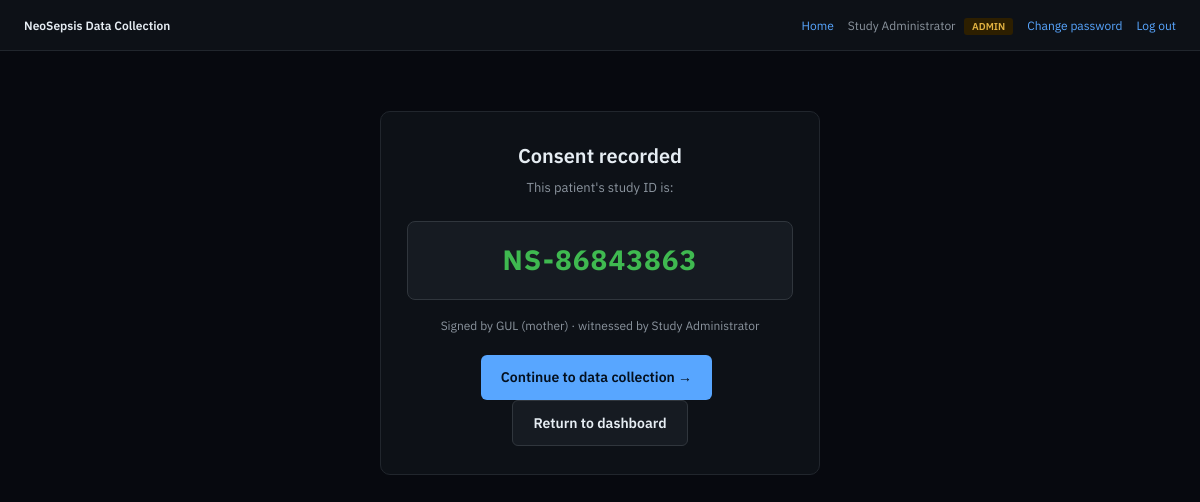
The page /consent/NS-86843863/done (signed in) on the database its author committed.
### models.py (models this page shows, shortened)
class User(UserMixin, db.Model):
    __tablename__ = "users"
    id = db.Column(db.Integer, primary_key=True)
    full_name = db.Column(db.String(120), nullable=False)
    username = db.Column(db.String(80), unique=True, nullable=False)
    password_hash = db.Column(db.String(255), nullable=False)
    role = db.Column(db.String(20), nullable=False, default="doctor")  # "doctor" or "admin"
    created_at = db.Column(db.DateTime, default=datetime.utcnow)
    def is_admin(self):
        return self.role == "admin"

class ConsentRecord(db.Model):
    __tablename__ = "consent_records"
    id = db.Column(db.Integer, primary_key=True)
    study_id = db.Column(db.String(20), unique=True, nullable=False, index=True)
    guardian_name = db.Column(db.String(200), nullable=False)
    guardian_contact = db.Column(db.String(200))
    relationship_to_infant = db.Column(db.String(80))
    consent_form_version = db.Column(db.String(20), nullable=False)
    signature_data = db.Column(db.Text, nullable=False)  # base64 PNG from signature pad
    consented_at = db.Column(db.DateTime, default=datetime.utcnow)
    witnessed_by_id = db.Column(db.Integer, db.ForeignKey("users.id"), nullable=False)
    witnessed_by = db.relationship("User")

### consent.py (the view)
@consent_bp.route("/<study_id>/done")
@login_required
def done(study_id):
    record = ConsentRecord.query.filter_by(study_id=study_id).first_or_404()
    return render_template("consent_done.html", record=record)

### app.py (called while the page is built)
def create_app():
    app = Flask(__name__)
    app.config.from_object(Config)
    db.init_app(app)
    login_manager.init_app(app)
    csrf.init_app(app)
    limiter.init_app(app)
    from auth import auth_bp
    from admin import admin_bp
    from consent import consent_bp
    from assessment import assessment_bp
    app.register_blueprint(auth_bp)
    app.register_blueprint(admin_bp)
    app.register_blueprint(consent_bp)
    app.register_blueprint(assessment_bp)
    @login_manager.user_loader
    def load_user(user_id):
        return User.query.get(int(user_id))
    @app.route("/")
    def index():
        if current_user.is_authenticated:
            return redirect(url_for("dashboard"))
        return redirect(url_for("auth.login"))
    @app.route("/dashboard")
    @login_required
    def dashboard():
        return render_template("dashboard.html")
    return app

### templates/consent_done.html (shortened to what this page needs)
{% extends "base.html" %}
{% block content %}
<div class="card" style="text-align:center">
  <h1>Consent recorded</h1>
  <p class="sub">This patient's study ID is:</p>
  <div style="font-size:28px;font-weight:700;letter-spacing:1px;color:var(--green);background:var(--surface2);border:1px solid var(--border2);border-radius:8px;padding:16px;margin:16px 0">
    {{ record.study_id }}
  </div>
  <p style="font-size:12px;color:var(--text2);margin-bottom:20px">
    Signed by {{ record.guardian_name }} ({{ record.relationship_to_infant }}) &middot;
    witnessed by {{ record.witnessed_by.full_name }}
  </p>
  <a class="btn" href="{{ url_for('assessment.history', study_id=record.study_id) }}">Continue to data collection &rarr;</a>
  <a class="btn btn-secondary" href="{{ url_for('dashboard') }}">Return to dashboard</a>
</div>
{% endblock %}

### templates/base.html (shortened to what this page needs)
<!DOCTYPE html>
<html lang="en">
<head>
<link rel="stylesheet" href="{{ url_for('static', filename='style.css') }}">
</head>
<body>
{% if current_user.is_authenticated %}
<div class="topbar">
  <div class="brand"><a href="{{ url_for('dashboard') }}" style="color:inherit;text-decoration:none">NeoSepsis Data Collection</a></div>
  <div class="who">
    <a href="{{ url_for('dashboard') }}">Home</a>
    <span>{{ current_user.full_name }} &nbsp;
      <span class="badge {{ 'admin' if current_user.is_admin() else 'doctor' }}">{{ current_user.role }}</span>
    </span>
    <a href="{{ url_for('auth.change_password') }}">Change password</a>
    <a href="{{ url_for('auth.logout') }}">Log out</a>
  </div>
</div>
{% endif %}
<div class="wrap {% block wrapclass %}{% endblock %}">
  {% block content %}{% endblock %}
</div>
</body>
</html>

### static/style.css (style rules this page uses)
:root { --bg:#07090f;--surface:#0d1117;--surface2:#161b22; --border:#21262d;--border2:#30363d; --text:#e6edf3;--text2:#8b949e;--text3:#484f58; --red:#f85149;--green:#3fb950;--amber:#e3b341;--accent:#58a6ff; --sans:'IBM Plex Sans',sans-serif; }
* { box-sizing:border-box;margin:0;padding:0 }
body { font-family:var(--sans);background:var(--bg);color:var(--text); min-height:100vh;font-size:15px;line-height:1.6; }
.topbar { display:flex;justify-content:space-between;align-items:center; padding:14px 24px;background:var(--surface);border-bottom:1px solid var(--border); }
.topbar .brand { font-weight:600;font-size:14px }
.topbar .who { font-size:12px;color:var(--text2);display:flex;align-items:center;gap:14px }
.topbar a { color:var(--accent);text-decoration:none;font-size:12px }
.wrap { max-width:480px;margin:60px auto;padding:0 20px }
.card { background:var(--surface);border:1px solid var(--border);border-radius:10px; padding:28px 26px; }
h1 { font-size:20px;font-weight:600;margin-bottom:6px }
.sub { color:var(--text2);font-size:13px;margin-bottom:22px }
button,.btn { display:inline-block;background:var(--accent);color:#04101f;font-weight:600; border:none;border-radius:6px;padding:11px 20px;font-size:14px;cursor:pointer; text-decoration:none;font-family:var(--sans); }
.btn-secondary { background:var(--surface2);color:var(--text);border:1px solid var(--border2) }
.badge { font-size:10px;padding:2px 8px;border-radius:3px;font-weight:600;text-transform:uppercase }
.badge.admin { background:#2d1f00;color:var(--amber) }

### rows shown on the page
User: full_name "Study Administrator", role "ADMIN", witnessed_by.full_name "Study Administrator"
ConsentRecord: study_id "NS-86843863", guardian_name "GUL", relationship_to_infant "mother"
